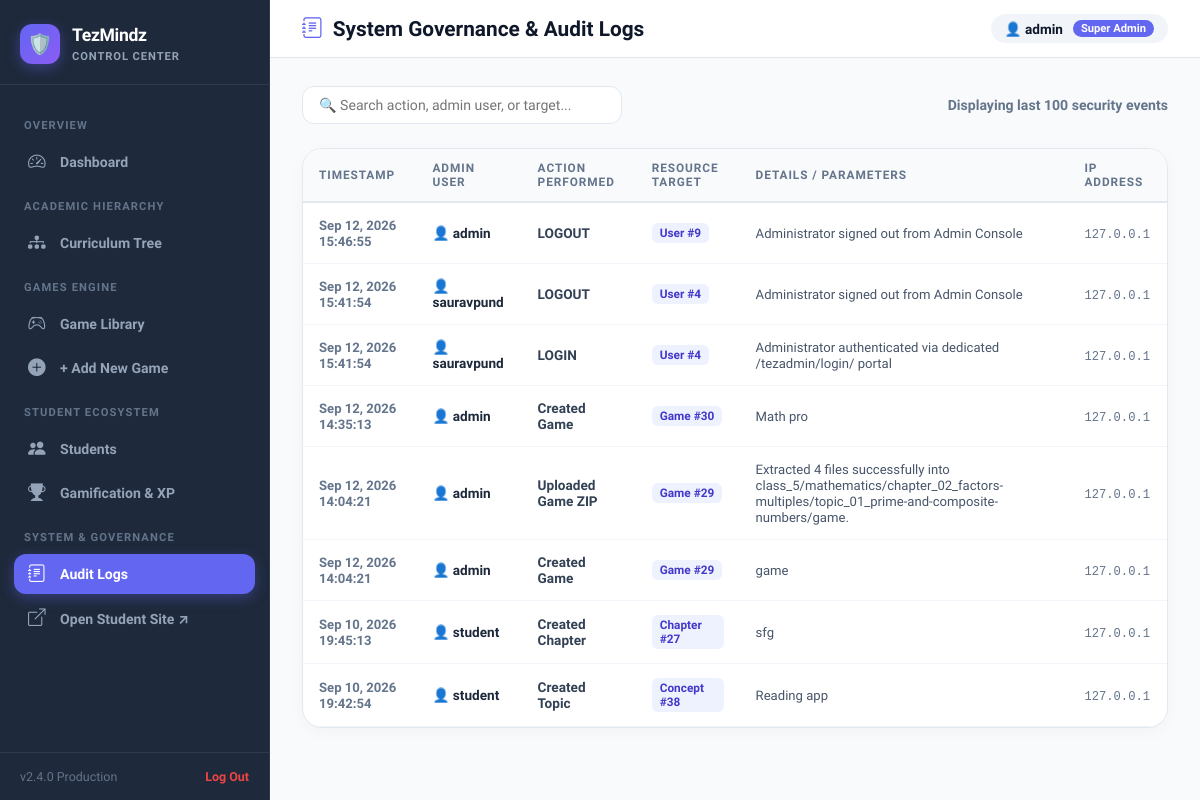
The page /tezadmin/audit-logs/ (signed in) on the database its author committed.
### common/models.py (models this page shows, shortened)
class AdminAuditLog(models.Model):
    admin_user = models.ForeignKey(User, on_delete=models.SET_NULL, null=True, related_name="audit_logs")
    action = models.CharField(max_length=100, help_text="e.g. 'Create Game', 'Upload ZIP', 'Modify Topic'")
    target_model = models.CharField(max_length=100)
    target_id = models.CharField(max_length=100, blank=True)
    details = models.TextField(blank=True)
    ip_address = models.GenericIPAddressField(null=True, blank=True)
    created_at = models.DateTimeField(auto_now_add=True)
    class Meta:
        ordering = ["-created_at"]

### common/admin_views.py (the view)
# urls.py: path("audit-logs/", admin_views.admin_audit_logs_view, name="audit_logs"),
@admin_required
def admin_audit_logs_view(request):
    logs = AdminAuditLog.objects.select_related("admin_user").order_by("-created_at")[:100]
    return render(request, "admin/audit_logs.html", {
        "title": "Audit Logs",
        "active_tab": "audit_logs",
        "logs": logs,
    })

### common/admin_views.py (called while the page is built)
def admin_required(view_func):
    @wraps(view_func)
    def _wrapped_view(request, *args, **kwargs):
        if not request.user.is_authenticated:
            return redirect(f"/tezadmin/login/?next={request.path}")
        if not (request.user.is_staff or request.user.is_superuser):
            if request.headers.get("x-requested-with") == "XMLHttpRequest" or request.content_type == "application/json":
                return JsonResponse({"success": False, "message": "Access restricted: Administrator permissions required."}, status=403)
            return redirect(f"/tezadmin/login/?next={request.path}")
        return view_func(request, *args, **kwargs)
    return _wrapped_view

### common/context_processors.py (called while the page is built)
def user_context(request):
    if request.user.is_authenticated:
        if request.user.username == "student" and (request.user.is_staff or request.user.is_superuser):
            request.user.is_staff = False
            request.user.is_superuser = False
            request.user.save(update_fields=["is_staff", "is_superuser"])
        try:
            profile = request.user.profile
        except Exception:
            try:
                profile = StudentProfile.objects.filter(user=request.user).first()
            except Exception:
                profile = None
        return {
            "profile": profile,
            "student_profile": profile,
        }
    return {
        "profile": None,
        "student_profile": None,
    }

### frontend/templates/admin/audit_logs.html (shortened to what this page needs)
{% extends "admin/base_admin.html" %}
{% block header_title %}
  <i class="bi bi-journal-text" style="color:#6366F1;"></i>
  System Governance & Audit Logs
{% endblock %}
{% block content %}
<div class="audit-toolbar">
  <div>
    <input type="text" id="logSearch" class="search-input" placeholder="🔍 Search action, admin user, or target..." onkeyup="filterLogs()" />
  </div>
  <div style="font-size: 0.88rem; font-weight: 800; color: #64748B;">
    Displaying last <strong>100</strong> security events
  </div>
</div>
<div class="admin-card" style="padding: 0; overflow: hidden;">
  <table class="admin-table" id="logsTable">
    <thead>
      <tr>
        <th>Timestamp</th>
        <th>Admin User</th>
        <th>Action Performed</th>
        <th>Resource Target</th>
        <th>Details / Parameters</th>
        <th>IP Address</th>
      </tr>
    </thead>
    <tbody>
      {% for log in logs %}
        <tr class="log-row" data-text="{{ log.admin_user.username|lower }} {{ log.action|lower }} {{ log.target_model|lower }} {{ log.details|lower }}">
          <td>
            <span style="font-size: 0.82rem; color: #64748B; font-weight: 600;">{{ log.created_at|date:"M d, Y H:i:s" }}</span>
          </td>
          <td>
            <div style="display: flex; align-items: center; gap: 8px;">
              <span style="font-size: 0.85rem; font-weight: 800; color: #1E293B;">👤 {{ log.admin_user.username|default:"System" }}</span>
            </div>
          </td>
          <td>
            <strong style="color: #334155; font-size: 0.85rem;">{{ log.action }}</strong>
          </td>
          <td>
            {% if log.target_model %}
              <span class="action-badge" style="background: #EEF2FF; color: #4338CA;">
                {{ log.target_model }} #{{ log.target_id }}
              </span>
            {% else %}
              <span style="color: #94A3B8;">—</span>
            {% endif %}
          </td>
          <td>
            <span style="font-size: 0.82rem; color: #475569;">{{ log.details|default:"—" }}</span>
          </td>
          <td>
            <code style="font-size: 0.76rem; color: #64748B;">{{ log.ip_address|default:"127.0.0.1" }}</code>
          </td>
        </tr>
      {% empty %}
        <tr>
          <td colspan="6" style="text-align: center; padding: 48px; color: #94A3B8;">
            No audit records captured yet.
          </td>
        </tr>
      {% endfor %}
    </tbody>
  </table>
</div>
{% endblock %}

### frontend/templates/admin/base_admin.html (shortened to what this page needs)
<!DOCTYPE html>
<html lang="en">
<head>
  <link rel="stylesheet" href="https://cdn.jsdelivr.net/npm/bootstrap-icons@1.11.3/font/bootstrap-icons.min.css" />
</head>
<body>
  <aside class="admin-sidebar">
    <a href="{% url 'tezadmin:dashboard' %}" class="sidebar-brand">
      <div class="sidebar-brand-icon">🛡️</div>
      <div class="sidebar-brand-text">
        <strong>TezMindz</strong>
        <small>Control Center</small>
      </div>
    </a>
    <nav class="sidebar-menu">
      <div class="menu-header">Overview</div>
      <a href="{% url 'tezadmin:dashboard' %}" class="menu-link {% if active_tab == 'dashboard' %}active{% endif %}">
        <i class="bi bi-speedometer2"></i>
        <span>Dashboard</span>
      </a>
      <div class="menu-header">Academic Hierarchy</div>
      <a href="{% url 'tezadmin:academic_hierarchy' %}" class="menu-link {% if active_tab == 'academic' %}active{% endif %}">
        <i class="bi bi-diagram-3-fill"></i>
        <span>Curriculum Tree</span>
      </a>
      <div class="menu-header">Games Engine</div>
      <a href="{% url 'tezadmin:game_library' %}" class="menu-link {% if active_tab == 'games' %}active{% endif %}">
        <i class="bi bi-controller"></i>
        <span>Game Library</span>
      </a>
      <a href="{% url 'tezadmin:game_add' %}" class="menu-link">
        <i class="bi bi-plus-circle-fill"></i>
        <span>+ Add New Game</span>
      </a>
      <div class="menu-header">Student Ecosystem</div>
      <a href="{% url 'tezadmin:student_list' %}" class="menu-link {% if active_tab == 'students' %}active{% endif %}">
        <i class="bi bi-people-fill"></i>
        <span>Students</span>
      </a>
      <a href="{% url 'tezadmin:gamification' %}" class="menu-link {% if active_tab == 'gamification' %}active{% endif %}">
        <i class="bi bi-trophy-fill"></i>
        <span>Gamification & XP</span>
      </a>
      <div class="menu-header">System & Governance</div>
      <a href="{% url 'tezadmin:audit_logs' %}" class="menu-link {% if active_tab == 'audit_logs' %}active{% endif %}">
        <i class="bi bi-journal-text"></i>
        <span>Audit Logs</span>
      </a>
      <a href="{% url 'common:dashboard' %}" class="menu-link" target="_blank">
        <i class="bi bi-box-arrow-up-right"></i>
        <span>Open Student Site ↗</span>
      </a>
    </nav>
    <div class="sidebar-footer">
      <span>v2.4.0 Production</span>
      <a href="{% url 'tezadmin:logout' %}" style="color:#EF4444;text-decoration:none;font-weight:800;">Log Out</a>
    </div>
  </aside>
  <main class="admin-main">
    <header class="admin-header">
      <div class="header-title">
        {% block header_title %}{{ title }}{% endblock %}
      </div>
      <div class="header-actions">
        <div class="admin-user-pill">
          <span>👤 {{ request.user.username }}</span>
          <span class="badge">{% if request.user.is_superuser %}Super Admin{% else %}Staff Admin{% endif %}</span>
        </div>
      </div>
    </header>
    <div class="admin-body">
      {% block content %}{% endblock %}
    </div>
  </main>
</body>
</html>

### frontend/templates/admin/base_admin.html (style rules this page uses)
:root { --bg-dark: #0F172A; --bg-sidebar: #1E293B; --bg-card: #FFFFFF; --bg-body: #F8FAFC; --primary: #6366F1; --primary-hover: #4F46E5; --text-main: #0F172A; --text-muted: #64748B; --border: #E2E8F0; --success: #10B981; --warning: #F59E0B; --danger: #EF4444; }
*, *::before, *::after { box-sizing: border-box; margin: 0; padding: 0; }
body { font-family: 'Plus Jakarta Sans', -apple-system, BlinkMacSystemFont, sans-serif; background: var(--bg-body); color: var(--text-main); display: flex; min-height: 100vh; overflow-x: hidden; }
.admin-sidebar { width: 270px; background: var(--bg-sidebar); color: #F8FAFC; flex-shrink: 0; display: flex; flex-direction: column; position: sticky; top: 0; height: 100vh; overflow-y: auto; border-right: 1px solid rgba(255, 255, 255, 0.08); z-index: 100; }
.sidebar-brand { padding: 24px 20px 20px; display: flex; align-items: center; gap: 12px; border-bottom: 1px solid rgba(255, 255, 255, 0.08); text-decoration: none; color: #FFFFFF; }
.sidebar-brand-icon { width: 40px; height: 40px; border-radius: 12px; background: linear-gradient(135deg, #6366F1, #8B5CF6); display: grid; place-items: center; font-size: 1.25rem; box-shadow: 0 4px 14px rgba(99, 102, 241, 0.4); }
.sidebar-brand-text strong { display: block; font-size: 1.1rem; font-weight: 900; letter-spacing: -0.02em; }
.sidebar-brand-text small { font-size: 0.7rem; color: #94A3B8; font-weight: 700; text-transform: uppercase; letter-spacing: 0.08em; }
.sidebar-menu { padding: 20px 14px; display: flex; flex-direction: column; gap: 4px; flex: 1; }
.menu-header { font-size: 0.7rem; font-weight: 800; color: #64748B; text-transform: uppercase; letter-spacing: 0.1em; padding: 14px 10px 6px; }
.menu-link { display: flex; align-items: center; gap: 12px; padding: 10px 14px; border-radius: 12px; color: #94A3B8; text-decoration: none; font-size: 0.88rem; font-weight: 700; transition: all 0.15s ease; }
.menu-link i { font-size: 1.1rem; width: 20px; }
.menu-link.active { background: var(--primary); color: #FFFFFF; box-shadow: 0 4px 14px rgba(99, 102, 241, 0.35); }
.sidebar-footer { padding: 16px 20px; border-top: 1px solid rgba(255, 255, 255, 0.08); font-size: 0.78rem; color: #64748B; display: flex; align-items: center; justify-content: space-between; }
.admin-main { flex: 1; display: flex; flex-direction: column; min-width: 0; height: 100vh; overflow-y: auto; }
.admin-header { background: #FFFFFF; border-bottom: 1.5px solid var(--border); padding: 14px 32px; display: flex; align-items: center; justify-content: space-between; position: sticky; top: 0; z-index: 90; }
.header-title { font-size: 1.3rem; font-weight: 900; color: var(--text-main); display: flex; align-items: center; gap: 10px; }
.header-actions { display: flex; align-items: center; gap: 16px; }
.admin-user-pill { display: flex; align-items: center; gap: 10px; background: #F1F5F9; padding: 6px 14px; border-radius: 100px; font-size: 0.85rem; font-weight: 800; }
.admin-user-pill .badge { background: #6366F1; color: #FFFFFF; padding: 2px 8px; border-radius: 10px; font-size: 0.7rem; }
.admin-body { padding: 28px 32px 60px; flex: 1; max-width: 1400px; width: 100%; }
.admin-card { background: var(--bg-card); border: 1.5px solid var(--border); border-radius: 20px; padding: 24px; box-shadow: 0 4px 16px rgba(15, 23, 42, 0.03); margin-bottom: 24px; }
.admin-table { width: 100%; border-collapse: collapse; text-align: left; font-size: 0.88rem; }
.admin-table th { padding: 12px 16px; font-size: 0.74rem; font-weight: 800; text-transform: uppercase; letter-spacing: 0.08em; color: var(--text-muted); border-bottom: 2px solid var(--border); background: #F8FAFC; }
.admin-table td { padding: 14px 16px; border-bottom: 1px solid #F1F5F9; vertical-align: middle; }

### frontend/templates/admin/audit_logs.html (style rules this page uses)
.audit-toolbar { display: flex; align-items: center; justify-content: space-between; flex-wrap: wrap; gap: 16px; margin-bottom: 24px; }
.search-input { padding: 10px 16px; border: 1.5px solid var(--border); border-radius: 12px; font-size: 0.88rem; font-family: inherit; background: #FFFFFF; color: var(--text-main); width: 320px; outline: none; }
.action-badge { display: inline-flex; align-items: center; gap: 4px; padding: 3px 8px; border-radius: 6px; font-size: 0.74rem; font-weight: 800; }

### rows shown on the page
AdminAuditLog: created_at "Sep 12, 2026 15:46:55", admin_user.username "admin", action "LOGOUT", target_model "User", target_id "9", details "Administrator signed out from Admin Console", ip_address "127.0.0.1"
AdminAuditLog: created_at "Sep 12, 2026 15:41:54", admin_user.username "sauravpund", action "LOGOUT", target_model "User", target_id "4", details "Administrator signed out from Admin Console", ip_address "127.0.0.1"
AdminAuditLog: created_at "Sep 12, 2026 15:41:54", admin_user.username "sauravpund", action "LOGIN", target_model "User", target_id "4", details "Administrator authenticated via dedicated /tezadmin/login/ portal", ip_address "127.0.0.1"
AdminAuditLog: created_at "Sep 12, 2026 14:35:13", admin_user.username "admin", action "Created Game", target_model "Game", target_id "30", details "Math pro", ip_address "127.0.0.1"
AdminAuditLog: created_at "Sep 12, 2026 14:04:21", admin_user.username "admin", action "Uploaded Game ZIP", target_model "Game", target_id "29", details "Extracted 4 files successfully into class_5/mathematics/chapter_02_factors-multiples/topic_01_prime-and-composite-numbers/game.", ip_address "127.0.0.1"
AdminAuditLog: created_at "Sep 12, 2026 14:04:21", admin_user.username "admin", action "Created Game", target_model "Game", target_id "29", details "game", ip_address "127.0.0.1"
AdminAuditLog: created_at "Sep 10, 2026 19:45:13", admin_user.username "student", action "Created Chapter", target_model "Chapter", target_id "27", details "sfg", ip_address "127.0.0.1"
AdminAuditLog: created_at "Sep 10, 2026 19:42:54", admin_user.username "student", action "Created Topic", target_model "Concept", target_id "38", details "Reading app", ip_address "127.0.0.1"

### other values the page prints
{{ request.user.username }} "admin"
